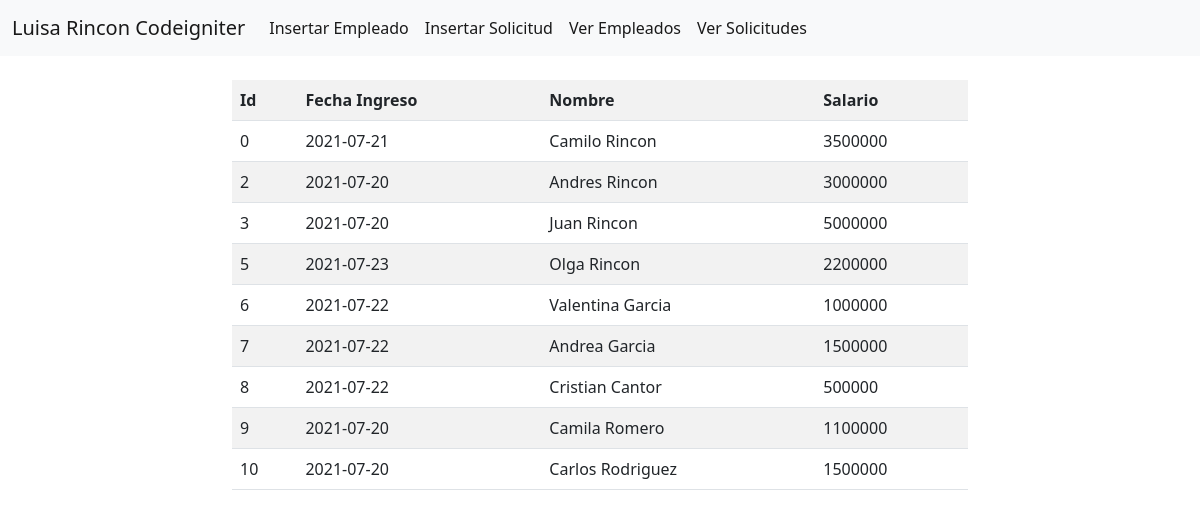
The page /index.php/empleado/show on the database its author committed.
### tables this page shows
CREATE TABLE `empleado` (
  `id` int(11) NOT NULL,
  `fecha_ingreso` date DEFAULT NULL,
  `nombre` varchar(50) DEFAULT NULL,
  `salario` int(11) DEFAULT NULL
);

### application/controllers/Empleado.php (called while the page is built, shortened)
<?php
class Empleado extends CI_Controller {
    public function __construct(){
        $this->load->helper(array('getmenu'));
        $this->load->model('Employees');
    }
    public function show(){
        $data['menu'] = main_menu();
        $query = $this->Employees->show();
        $data['result'] = $query->result();
        $data['msg'] = "Empleados Traidos";
        $this->load->view('empleado', $data);
    }
}

### index.php (called while the page is built, shortened)
<?php
require_once BASEPATH.'core/CodeIgniter.php';

### application/models/Employees.php (called while the page is built, shortened)
<?php
class Employees extends CI_Model{
    public function show(){
        $query = $this->db->get('empleado');
        return $query;
    }
}

### application/views/empleado.php (the view, shortened to what this page needs)
<!DOCTYPE html>
<html lang="es">
<head>
    <link rel="stylesheet">
    <link href="https://cdn.jsdelivr.net/npm/bootstrap@5.0.2/dist/css/bootstrap.min.css" rel="stylesheet">
</head>
<body>
    <nav class="navbar navbar-expand-lg navbar-light bg-light">
    <div class="container-fluid">
        <a class="navbar-brand" href="#">Luisa Rincon Codeigniter</a>
        <div class="collapse navbar-collapse" id="navbarNavAltMarkup">
        <div class="navbar-nav">
            <?php foreach($menu as $item): ?>
                <li><a class="nav-link active" href="<?= $item['url'] ?>"><?= $item['title'] ?></a></li>
            <?php endforeach; ?>
        </div>
        </div>
    </div>
    </nav>
    <br>
    <div class="container">
        <div class="row">
            <div class="col-2"></div>
            <div class="col-8">
               <?php if(isset($result))
                    {
                    ?>
                    <table class="table table-striped">
                        <tr>
                            <th>Id</th>
                            <th>Fecha Ingreso</th>
                            <th>Nombre</th>
                            <th>Salario</th>
                        </tr>
                    <?php
                    foreach($result as $item):
                    ?>
                    <tr>
                            <td><?= $item->id ?></td>
                            <td><?= $item->fecha_ingreso ?></td>
                            <td><?= $item->nombre ?></td>
                            <td><?= $item->salario ?></td>
                    </tr>
                    <?php endforeach; ?>
                    </table>
                <?php
                }
                ?>
            </div>
            <div class="col-2"></div>
        </div>
    </div>
</body>
</html>

### rows shown on the page
empleado: id "0", fecha_ingreso "2021-07-21", nombre "Camilo Rincon", salario "3500000"
empleado: id "2", fecha_ingreso "2021-07-20", nombre "Andres Rincon", salario "3000000"
empleado: id "3", fecha_ingreso "2021-07-20", nombre "Juan Rincon", salario "5000000"
empleado: id "5", fecha_ingreso "2021-07-23", nombre "Olga Rincon", salario "2200000"
empleado: id "6", fecha_ingreso "2021-07-22", nombre "Valentina Garcia", salario "1000000"
empleado: id "7", fecha_ingreso "2021-07-22", nombre "Andrea Garcia", salario "1500000"
empleado: id "8", fecha_ingreso "2021-07-22", nombre "Cristian Cantor", salario "500000"
empleado: id "9", fecha_ingreso "2021-07-20", nombre "Camila Romero", salario "1100000"
empleado: id "10", fecha_ingreso "2021-07-20", nombre "Carlos Rodriguez", salario "1500000"

### other values the page prints
$item['title'] "Insertar Empleado"
$item['title'] "Insertar Solicitud"
$item['title'] "Ver Empleados"
$item['title'] "Ver Solicitudes"
